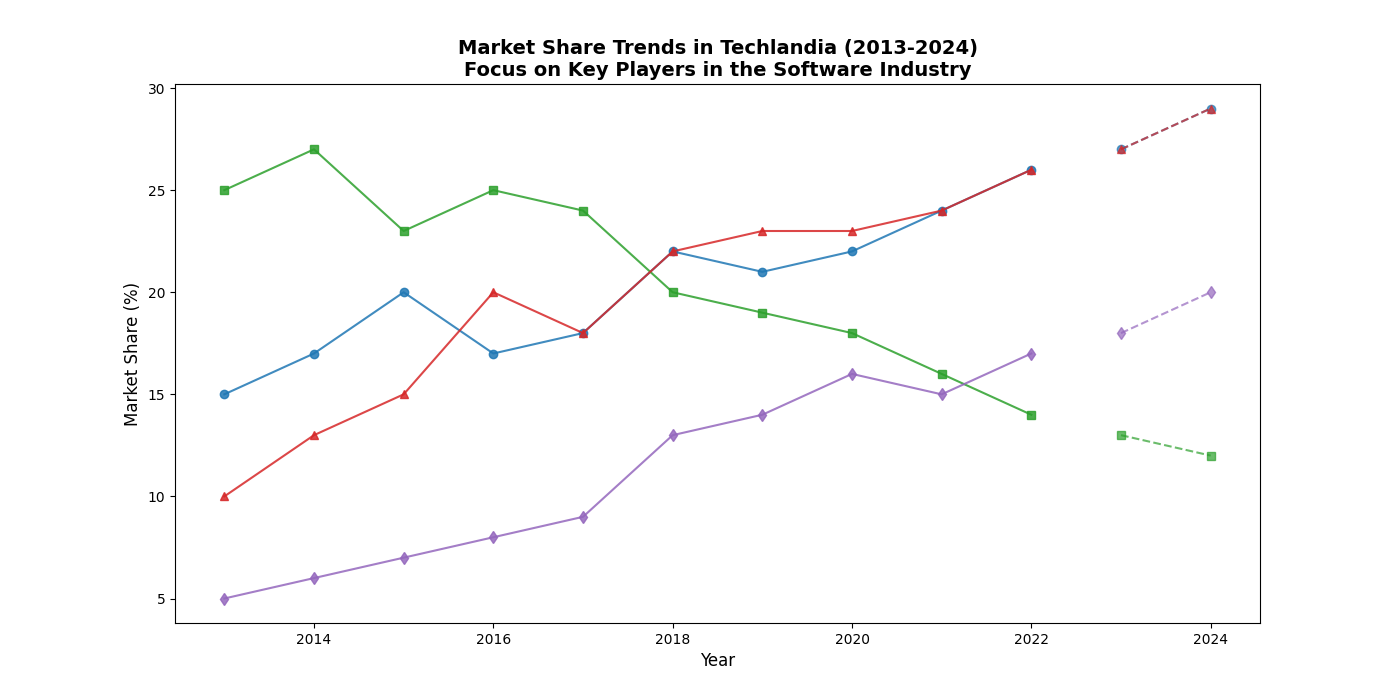

This chart was generated by the following Python code:
import matplotlib.pyplot as plt
import numpy as np

# Define the years
years = np.arange(2013, 2023)

# Market share data for each company (in percentage)
market_share_innovators = np.array([15, 17, 20, 17, 18, 22, 21, 22, 24, 26])
market_share_visionary = np.array([25, 27, 23, 25, 24, 20, 19, 18, 16, 14])
market_share_pioneer = np.array([10, 13, 15, 20, 18, 22, 23, 23, 24, 26])
market_share_challengers = np.array([5, 6, 7, 8, 9, 13, 14, 16, 15, 17])

# Forecasting future market shares for each company
forecast_years = np.array([2023, 2024])
forecast_innovators = np.array([27, 29])
forecast_visionary = np.array([13, 12])
forecast_pioneer = np.array([27, 29])
forecast_challengers = np.array([18, 20])

fig, ax = plt.subplots(figsize=(14, 7))

# Plot actual market share data
ax.plot(years, market_share_innovators, marker='o', linestyle='-', color='tab:blue', alpha=0.85)
ax.plot(years, market_share_visionary, marker='s', linestyle='-', color='tab:green', alpha=0.85)
ax.plot(years, market_share_pioneer, marker='^', linestyle='-', color='tab:red', alpha=0.85)
ax.plot(years, market_share_challengers, marker='d', linestyle='-', color='tab:purple', alpha=0.85)

# Plot forecast market share data
ax.plot(forecast_years, forecast_innovators, marker='o', linestyle='--', color='tab:blue', alpha=0.7)
ax.plot(forecast_years, forecast_visionary, marker='s', linestyle='--', color='tab:green', alpha=0.7)
ax.plot(forecast_years, forecast_pioneer, marker='^', linestyle='--', color='tab:red', alpha=0.7)
ax.plot(forecast_years, forecast_challengers, marker='d', linestyle='--', color='tab:purple', alpha=0.7)

# Customize chart
ax.set_xlabel('Year', fontsize=12)
ax.set_ylabel('Market Share (%)', fontsize=12)
ax.set_title('Market Share Trends in Techlandia (2013-2024)\nFocus on Key Players in the Software Industry', fontsize=14, fontweight='bold', loc='center')

# Display the plot
plt.show()
